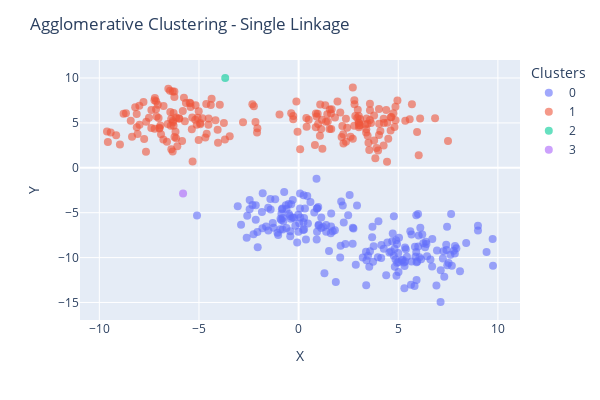

This figure's notebook cell:
### Code cell
# Apply Agglomerative Clustering with single linkage
y_s4 = AgglomerativeClustering(n_clusters=4, linkage='single').fit_predict(X2)
agg_labels['Single-4'] = y_s4

cv_X2.plot_clusters(y_s4, title='Agglomerative Clustering - Single Linkage')

### Figure 1 — Plotly figure (JSON) as saved in the notebook; plotly's stock layout.template omitted (floating-point values rounded to 4 significant figures; data arrays with more than 128 entries replaced by an {"elided": "..."} marker saying what was removed)
{"data": [{"hovertemplate": "color=0<br>x=%{x}<br>y=%{y}<extra></extra>", "legendgroup": "0", "marker": {"color": "#636efa", "opacity": 0.6, "size": 8, "symbol": "circle"}, "mode": "markers", "name": "0", "orientation": "v", "showlegend": true, "type": "scatter", "x": {"elided": "199 float values"}, "xaxis": "x", "y": {"elided": "199 float values"}, "yaxis": "y"}, {"hovertemplate": "color=1<br>x=%{x}<br>y=%{y}<extra></extra>", "legendgroup": "1", "marker": {"color": "#EF553B", "opacity": 0.6, "size": 8, "symbol": "circle"}, "mode": "markers", "name": "1", "orientation": "v", "showlegend": true, "type": "scatter", "x": {"elided": "199 float values"}, "xaxis": "x", "y": {"elided": "199 float values"}, "yaxis": "y"}, {"hovertemplate": "color=2<br>x=%{x}<br>y=%{y}<extra></extra>", "legendgroup": "2", "marker": {"color": "#00cc96", "opacity": 0.6, "size": 8, "symbol": "circle"}, "mode": "markers", "name": "2", "orientation": "v", "showlegend": true, "type": "scatter", "x": [-3.683], "xaxis": "x", "y": [10.0], "yaxis": "y"}, {"hovertemplate": "color=3<br>x=%{x}<br>y=%{y}<extra></extra>", "legendgroup": "3", "marker": {"color": "#ab63fa", "opacity": 0.6, "size": 8, "symbol": "circle"}, "mode": "markers", "name": "3", "orientation": "v", "showlegend": true, "type": "scatter", "x": [-5.798], "xaxis": "x", "y": [-2.871], "yaxis": "y"}], "layout": {"coloraxis": {"showscale": false}, "height": 400, "legend": {"title": {"text": "Clusters"}, "tracegroupgap": 0}, "margin": {"t": 60}, "showlegend": true, "title": {"text": "Agglomerative Clustering - Single Linkage"}, "width": 600, "xaxis": {"anchor": "y", "domain": [0, 1], "title": {"text": "X"}}, "yaxis": {"anchor": "x", "domain": [0, 1], "title": {"text": "Y"}}}}
